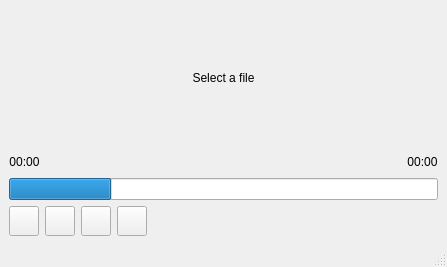
<?xml version="1.0" encoding="UTF-8"?>
<ui version="4.0">
 <author>Sebastiano Barezzi &lt;barezzisebastiano@gmail.com&gt;</author>
 <class>MainWindow</class>
 <widget class="QMainWindow" name="MainWindow">
  <property name="geometry">
   <rect>
    <x>0</x>
    <y>0</y>
    <width>447</width>
    <height>267</height>
   </rect>
  </property>
  <property name="windowTitle">
   <string>Player</string>
  </property>
  <property name="locale">
   <locale language="English" country="UnitedStates"/>
  </property>
  <widget class="QWidget" name="centralwidget">
   <layout class="QVBoxLayout" name="verticalLayout">
    <item>
     <layout class="QVBoxLayout" name="infoLayout">
      <item>
       <widget class="QLabel" name="titleLabel">
        <property name="text">
         <string>Select a file</string>
        </property>
        <property name="alignment">
         <set>Qt::AlignCenter</set>
        </property>
       </widget>
      </item>
     </layout>
    </item>
    <item>
     <layout class="QVBoxLayout" name="mediaButtonsLayout">
      <property name="sizeConstraint">
       <enum>QLayout::SetMinimumSize</enum>
      </property>
      <item>
       <layout class="QVBoxLayout" name="progressLayout">
        <item>
         <layout class="QHBoxLayout" name="timeLayout">
          <item>
           <widget class="QLabel" name="currentTimeLabel">
            <property name="sizePolicy">
             <sizepolicy hsizetype="Fixed" vsizetype="Fixed">
              <horstretch>0</horstretch>
              <verstretch>0</verstretch>
             </sizepolicy>
            </property>
            <property name="text">
             <string>00:00</string>
            </property>
            <property name="alignment">
             <set>Qt::AlignCenter</set>
            </property>
           </widget>
          </item>
          <item>
           <spacer name="horizontalSpacer">
            <property name="orientation">
             <enum>Qt::Horizontal</enum>
            </property>
            <property name="sizeHint" stdset="0">
             <size>
              <width>40</width>
              <height>20</height>
             </size>
            </property>
           </spacer>
          </item>
          <item>
           <widget class="QLabel" name="durationTimeLabel">
            <property name="sizePolicy">
             <sizepolicy hsizetype="Fixed" vsizetype="Fixed">
              <horstretch>0</horstretch>
              <verstretch>0</verstretch>
             </sizepolicy>
            </property>
            <property name="text">
             <string>00:00</string>
            </property>
            <property name="alignment">
             <set>Qt::AlignCenter</set>
            </property>
           </widget>
          </item>
         </layout>
        </item>
        <item>
         <widget class="QProgressBar" name="progressBar">
          <property name="value">
           <number>24</number>
          </property>
          <property name="textVisible">
           <bool>false</bool>
          </property>
         </widget>
        </item>
       </layout>
      </item>
      <item>
       <layout class="QHBoxLayout" name="horizontalLayout">
        <item>
         <widget class="QPushButton" name="openFileButton">
          <property name="sizePolicy">
           <sizepolicy hsizetype="Fixed" vsizetype="Fixed">
            <horstretch>0</horstretch>
            <verstretch>0</verstretch>
           </sizepolicy>
          </property>
          <property name="minimumSize">
           <size>
            <width>30</width>
            <height>30</height>
           </size>
          </property>
          <property name="maximumSize">
           <size>
            <width>30</width>
            <height>30</height>
           </size>
          </property>
          <property name="text">
           <string/>
          </property>
         </widget>
        </item>
        <item>
         <widget class="QPushButton" name="playPauseButton">
          <property name="sizePolicy">
           <sizepolicy hsizetype="Fixed" vsizetype="Fixed">
            <horstretch>0</horstretch>
            <verstretch>0</verstretch>
           </sizepolicy>
          </property>
          <property name="minimumSize">
           <size>
            <width>30</width>
            <height>30</height>
           </size>
          </property>
          <property name="maximumSize">
           <size>
            <width>30</width>
            <height>30</height>
           </size>
          </property>
          <property name="text">
           <string/>
          </property>
         </widget>
        </item>
        <item>
         <widget class="QPushButton" name="stopButton">
          <property name="sizePolicy">
           <sizepolicy hsizetype="Fixed" vsizetype="Fixed">
            <horstretch>0</horstretch>
            <verstretch>0</verstretch>
           </sizepolicy>
          </property>
          <property name="minimumSize">
           <size>
            <width>30</width>
            <height>30</height>
           </size>
          </property>
          <property name="maximumSize">
           <size>
            <width>30</width>
            <height>30</height>
           </size>
          </property>
          <property name="text">
           <string/>
          </property>
         </widget>
        </item>
        <item>
         <widget class="QPushButton" name="settingsButton">
          <property name="sizePolicy">
           <sizepolicy hsizetype="Fixed" vsizetype="Fixed">
            <horstretch>0</horstretch>
            <verstretch>0</verstretch>
           </sizepolicy>
          </property>
          <property name="minimumSize">
           <size>
            <width>30</width>
            <height>30</height>
           </size>
          </property>
          <property name="maximumSize">
           <size>
            <width>30</width>
            <height>30</height>
           </size>
          </property>
          <property name="text">
           <string/>
          </property>
         </widget>
        </item>
        <item>
         <spacer name="horizontalSpacer_2">
          <property name="orientation">
           <enum>Qt::Horizontal</enum>
          </property>
          <property name="sizeHint" stdset="0">
           <size>
            <width>40</width>
            <height>20</height>
           </size>
          </property>
         </spacer>
        </item>
       </layout>
      </item>
     </layout>
    </item>
   </layout>
  </widget>
  <widget class="QMenuBar" name="menuBar">
   <property name="geometry">
    <rect>
     <x>0</x>
     <y>0</y>
     <width>447</width>
     <height>27</height>
    </rect>
   </property>
  </widget>
  <widget class="QStatusBar" name="statusBar"/>
  <action name="openFileAction">
   <property name="text">
    <string>Open file...</string>
   </property>
  </action>
 </widget>
 <resources/>
 <connections/>
</ui>
